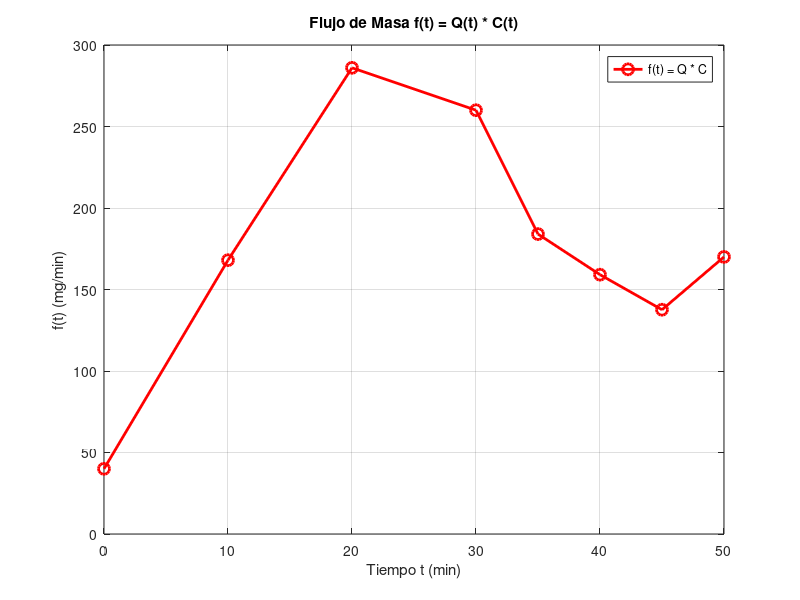

Reproduce this figure in MATLAB.
% 01-reactor.m - Problema 1: Balance de masa en un reactor (TP 06)
%
% Calcula la masa total que sale de un reactor utilizando integracion numerica
% sobre datos tabulados con espaciamientos variables:
%   M = integral_{t1}^{t2} Q(t) * c(t) dt

clc;

% Datos del problema
t = [0, 10, 20, 30, 35, 40, 45, 50]; % minutos
Q = [4, 4.8, 5.2, 5.0, 4.6, 4.3, 4.3, 5.0]; % m^3/min
C = [10, 35, 55, 52, 40, 37, 32, 34]; % mg/m^3

% Flujo de masa f(t) = Q(t) * C(t) [mg/min]
f = Q .* C;

fprintf('========================================================\n');
fprintf('  PROBLEMA 1 - BALANCE DE MASA EN UN REACTOR\n');
fprintf('========================================================\n');
fprintf('t (min):     '); fprintf('%6.1f ', t); fprintf('\n');
fprintf('Q (m3/min):  '); fprintf('%6.1f ', Q); fprintf('\n');
fprintf('C (mg/m3):   '); fprintf('%6.1f ', C); fprintf('\n');
fprintf('f(t)=Q*C:    '); fprintf('%6.1f ', f); fprintf('\n\n');

% ----------------------------------------------------------------------
% a) Integracion por la Regla del Trapecio (aplicada por intervalos variables)
% ----------------------------------------------------------------------
M_trap = 0;
for i = 1:(length(t) - 1)
    dt = t(i+1) - t(i);
    area_trap = (f(i) + f(i+1)) / 2 * dt;
    M_trap = M_trap + area_trap;
    fprintf('Intervalo [%d, %d] min (dt = %d): Trapecio = %.2f\n', t(i), t(i+1), dt, area_trap);
endfor

fprintf('\nMasa total (Regla del Trapecio): %.4f mg\n', M_trap);

% ----------------------------------------------------------------------
% b) Combinacion de metodos (Simpson 3/8 y 1/3 + Trapecio)
% ----------------------------------------------------------------------
h1 = 10;
M_simpson38 = (3 * h1 / 8) * (f(1) + 3*f(2) + 3*f(3) + f(4));

h2 = 5;
M_simpson13_1 = (h2 / 3) * (f(4) + 4*f(5) + f(6));
M_simpson13_2 = (h2 / 3) * (f(6) + 4*f(7) + f(8));

M_combinado = M_simpson38 + M_simpson13_1 + M_simpson13_2;

fprintf('\nMasa total (Metodos Combinados): %.4f mg\n', M_combinado);

% ----------------------------------------------------------------------
% Grafico
% ----------------------------------------------------------------------
figure('Name', 'Problema 1 - Balance de Masa en Reactor');
plot(t, f, 'ro-', 'LineWidth', 2, 'MarkerSize', 8);
grid on;
title('Flujo de Masa f(t) = Q(t) * C(t)');
xlabel('Tiempo t (min)');
ylabel('f(t) (mg/min)');
legend({'f(t) = Q * C'}, 'Location', 'northeast');
